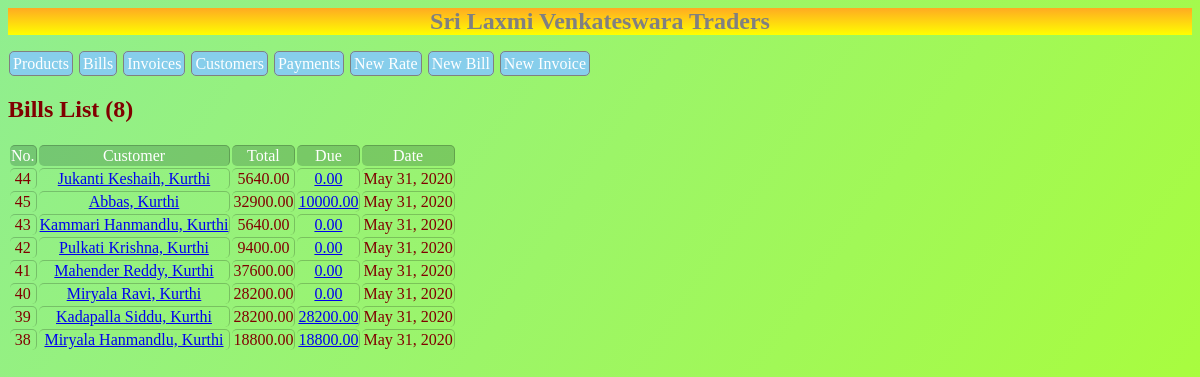
Page /bills/ on the committed database.
### home/models.py (models this page shows, shortened)
class Bill(models.Model):
    customer = models.ForeignKey('Customer',on_delete=models.CASCADE)
    date = models.DateTimeField(auto_now=True)
    total = models.DecimalField(max_digits=10,decimal_places=2,default=0)
    due = models.DecimalField(max_digits=10, decimal_places=2,default=0)

class Customer(models.Model):
    name = models.CharField(max_length=64)
    phone = models.IntegerField(null=True)
    email = models.EmailField(null=True)
    address = models.ForeignKey(Village,models.CASCADE,related_name='user_address')#models.CharField(max_length=128)
    due = models.DecimalField(default=0,decimal_places=2,max_digits=10)
    def __str__(self):
        phone = ''
        if self.phone != -1:
            phone = self.phone
        return " "+self.name+", "+" "+self.address.village+" "+str(phone)

class Village(models.Model):
    village = models.CharField(max_length=64)
    mandal = models.CharField(max_length=64)
    district = models.CharField(max_length=64)

### home/views.py (the view)
# urls.py: path('bills/',BillListView.as_view(),name='bills'),
class BillListView(ListView):
    model = Bill
    context_object_name = 'bill'
    ordering = ['-date']
    paginate_by = 10

### home/templates/home/bill_list.html
{% extends 'home/list.html' %}
{% block content %}
    <h2>Bills List ({{ page_obj.paginator.count }})</h2>
    {% if bill %}
        <table>
            <tr>
                <td>No.</td>
                <td>Customer</td>
                <td>Total</td>
                <td>Due</td>
                <td>Date</td>
            </tr>
            {% for b in bill %}
                <tr>
                    <td>{{ b.id }}</td>
                    <td><a href='{% url 'bill_particular' b.id %}'>{{b.customer}}</a></td>
                    <td>{{ b.total }}</td>
                    <td><a href='{% url 'payment' b.id %}'>{{ b.due }}</a></td>
                    <td><span class="date">{{ b.date.date }}<span class="time">,{{ b.date.time }}</span></span></td>
                </tr>
            {% endfor %}
        </table>
    {% else %}
        No bills till now.
    {% endif %}
{% endblock %}

### home/templates/home/base.html (style rules this page uses)
body { background: -webkit-gradient(linear,left top, right bottom , from(lightgreen), to(greenyellow)) fixed; color: maroon; }
td { text-align: center; border-right: 1px solid rgba(0,0,0,0.2); border-top: 1px solid rgba(0,0,0,0.2); border-radius: 5px; }
tr:nth-child(1) { background-color: rgba(0,43,33,0.2); color: white; }

### rows in the picture
Bill: id "44", customer "Jukanti Keshaih, Kurthi", total "5640.00", due "0.00", date "May 31, 2020"
Bill: id "45", customer "Abbas, Kurthi", total "32900.00", due "10000.00", date "May 31, 2020"
Bill: id "43", customer "Kammari Hanmandlu, Kurthi", total "5640.00", due "0.00", date "May 31, 2020"
Bill: id "42", customer "Pulkati Krishna, Kurthi", total "9400.00", due "0.00", date "May 31, 2020"
Bill: id "41", customer "Mahender Reddy, Kurthi", total "37600.00", due "0.00", date "May 31, 2020"
Bill: id "40", customer "Miryala Ravi, Kurthi", total "28200.00", due "0.00", date "May 31, 2020"
Bill: id "39", customer "Kadapalla Siddu, Kurthi", total "28200.00", due "28200.00", date "May 31, 2020"
Bill: id "38", customer "Miryala Hanmandlu, Kurthi", total "18800.00", due "18800.00", date "May 31, 2020"

### other values in the picture
{{ page_obj.paginator.count }} "8"
